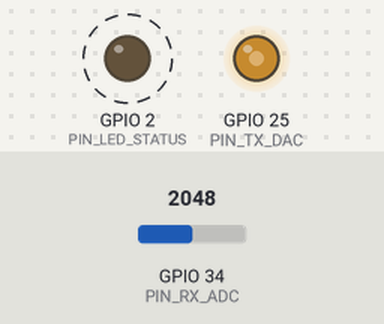
A sketch run on a simulated ESP32. Parts: output pins drawn as LEDs (lit = HIGH). Dashed ring = blinking. The inputs (shaded band) are chosen by the test bench; at power-on: GPIO 34 (PIN_RX_ADC) = 2048 (analog values on the 0–4095 scale). What the sketch prints to the serial monitor is not drawn.

Above: at 1.5 s.
Timing chart, 0 to 5.6 s (numbered marks = the images above):
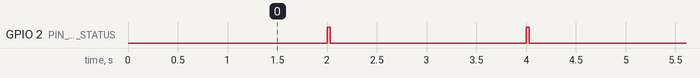

Measured:
- by itself, GPIO 2 (PIN_LED_STATUS): alternates HIGH for 0.03 s and LOW for 2.0 s

The sketch:

radar_graficas.ino
```cpp
/*
 * Radar Acustico Monostatico - ESP32 (Modo Graficas)
 * Este programa envia tramas JSON con los datos del radar hacia el script
 * test/diagnostico_radar.py para visualizacion en tiempo real.
 */

#include <Arduino.h>
#include "driver/dac.h"
#include "config.h"
#include "dsp_radar.h"

static_assert(N_FFT_PUNTOS >= N_CAPTURA_RX + N_PULSO_TX - 1,
              "la correlacion lineal necesita suficiente zero-padding");

uint8_t dac_pulso_tx[N_PULSO_TX];
float   ref_pulso_tx[N_PULSO_TX];

uint16_t adc_raw_rx[N_CAPTURA_RX];
uint32_t ciclos_us[N_CAPTURA_RX];
float    senal_rx_dc[N_CAPTURA_RX];
float    senal_rx_filtrada[N_CAPTURA_RX];
float    corr_cruda[N_CORRELACION];
float    corr_filtrada[N_CORRELACION];

BiquadBandpass filtro_bp;

unsigned long ultimo_disparo_ms = 0;
unsigned long id_disparo = 0;

void imprimir_array(const char* nombre, const float* valores, int n) {
    Serial.printf(",\"%s\":[", nombre);
    for (int i = 0; i < n; ++i) {
        if (i) Serial.print(',');
        Serial.print(valores[i], 5);
    }
    Serial.print(']');
}

void setup() {
    Serial.begin(VELOCIDAD_SERIAL);
    delay(1000);

    pinMode(PIN_LED_STATUS, OUTPUT);
    digitalWrite(PIN_LED_STATUS, LOW);

    analogReadResolution(12);
    analogSetPinAttenuation(PIN_RX_ADC, ADC_11db);

    dac_output_enable(DAC_CHANNEL_1);
    dac_output_voltage(DAC_CHANNEL_1, 128);

    // inicializa los bloques del pipeline DSP
    dsp_sintetizar_pulso(dac_pulso_tx, ref_pulso_tx, N_PULSO_TX, F0_SONAR_HZ, F1_SONAR_HZ, (float)FS_HZ);
    filtro_bp.init(2000.0f, 2000.0f, (float)FS_HZ);

    Serial.println("Radar Acustico Monostatico - ESP32 (Modo Graficas)");
    Serial.println("Abre el script test/diagnostico_radar.py para ver las senales en vivo.");
}

void loop() {
    // pausa configurada para dar tiempo a transmitir el JSON completo por el puerto serie
    if (millis() - ultimo_disparo_ms < PERIODO_DISPARO_MS) {
        return;
    }
    ultimo_disparo_ms = millis();
    id_disparo++;

    digitalWrite(PIN_LED_STATUS, HIGH);

    // 1. emite el pulso por el DAC y captura el ADC de forma sincronizada
    const unsigned long t_inicio_captura = micros();
    for (int n = 0; n < N_CAPTURA_RX; n++) {
        const unsigned long t = micros();
        ciclos_us[n] = t - t_inicio_captura;

        if (n < N_PULSO_TX) {
            dac_output_voltage(DAC_CHANNEL_1, dac_pulso_tx[n]);
        } else {
            dac_output_voltage(DAC_CHANNEL_1, 128);
        }

        adc_raw_rx[n] = analogRead(PIN_RX_ADC);

        while (micros() - t < TS_US) {
            // espera activa precisa a 100 microsegundos
        }
    }
    const unsigned long captura_us = micros() - t_inicio_captura;
    dac_output_voltage(DAC_CHANNEL_1, 128);
    digitalWrite(PIN_LED_STATUS, LOW);

    const float fs_real = (float)N_CAPTURA_RX * 1000000.0f / (float)captura_us;

    // 2. elimina el offset DC y aplica el filtro pasa banda biquad
    float suma_adc = 0.0f;
    int saturadas = 0;
    for (int n = 0; n < N_CAPTURA_RX; n++) {
        suma_adc += adc_raw_rx[n];
        if (adc_raw_rx[n] == 0 || adc_raw_rx[n] == 4095) {
            saturadas++;
        }
    }
    float media_dc = suma_adc / (float)N_CAPTURA_RX;

    filtro_bp.reset();
    for (int n = 0; n < N_CAPTURA_RX; n++) {
        senal_rx_dc[n] = (float)adc_raw_rx[n] - media_dc;
        senal_rx_filtrada[n] = filtro_bp.process(senal_rx_dc[n]);
    }

    // 3. calcula la correlacion cruzada cruda y filtrada mediante FFT radix-2
    const unsigned long t_dsp_inicio = micros();
    dsp_correlacion_cruzada(senal_rx_dc, N_CAPTURA_RX, ref_pulso_tx, N_PULSO_TX, corr_cruda, N_FFT_PUNTOS);
    dsp_correlacion_cruzada(senal_rx_filtrada, N_CAPTURA_RX, ref_pulso_tx, N_PULSO_TX, corr_filtrada, N_FFT_PUNTOS);
    const unsigned long dsp_us = micros() - t_dsp_inicio;

    // 4. estima el retardo y calcula la distancia
    int m_pico = 0;
    float tof_ms = 0.0f;
    float dist_cm = 0.0f;
    float amp_pico = 0.0f;

    bool detectado = dsp_estimar_distancia(
        corr_filtrada, N_CORRELACION,
        ZONA_CIEGA_MUESTRAS, fs_real, VEL_SONIDO_MS, UMBRAL_CORR_MINIMO,
        m_pico, tof_ms, dist_cm, amp_pico
    );
    const bool fuera_rango = detectado && (dist_cm > MAX_DISTANCIA_CM);
    if (fuera_rango) {
        detectado = false;
    }

    // 5. transmite la trama JSON completa para la interfaz grafica en Python
    Serial.printf("{\"tipo\":\"radar6\",\"id\":%lu,\"fs_nominal\":%d,"
        "\"fs_real\":%.3f,\"captura_us\":%lu,\"dsp_us\":%lu,"
        "\"f0_nominal\":%.1f,\"f1_nominal\":%.1f,\"vel_sonido\":%.1f,"
        "\"zona_ciega\":%d,\"umbral\":%.1f,\"max_distancia_cm\":%.1f,"
        "\"media_adc\":%.2f,\"saturadas\":%d,\"pico\":%d,"
        "\"tof_ms\":%.5f,\"distancia_cm\":%.3f,\"amplitud\":%.3f,"
        "\"detectado\":%s,\"fuera_rango\":%s",
        id_disparo, FS_HZ, fs_real, captura_us, dsp_us,
        F0_SONAR_HZ, F1_SONAR_HZ, VEL_SONIDO_MS, ZONA_CIEGA_MUESTRAS,
        UMBRAL_CORR_MINIMO, MAX_DISTANCIA_CM, media_dc, saturadas, m_pico,
        tof_ms, dist_cm, amp_pico, detectado ? "true" : "false",
        fuera_rango ? "true" : "false");

    imprimir_array("tx", ref_pulso_tx, N_PULSO_TX);
    imprimir_array("rx", senal_rx_dc, N_CAPTURA_RX);
    imprimir_array("rx_filtrada", senal_rx_filtrada, N_CAPTURA_RX);
    imprimir_array("corr", corr_cruda, N_CORRELACION);
    imprimir_array("corr_filtrada", corr_filtrada, N_CORRELACION);

    Serial.print(",\"ciclos_us\":[");
    for (int n = 0; n < N_CAPTURA_RX; ++n) {
        if (n) Serial.print(',');
        Serial.print(ciclos_us[n]);
    }
    Serial.println("]}");
    Serial.flush();
}
```

dsp_radar.cpp
```cpp
#include "dsp_radar.h"
#include <math.h>

void dsp_sintetizar_pulso(uint8_t* dac_out, float* ref_out, int n_puntos, float f0, float f1, float fs) {
    float duracion = (float)n_puntos / fs;
    float k = (f1 - f0) / duracion;  // tasa de barrido chirp en Hz/s

    for (int n = 0; n < n_puntos; n++) {
        float t = (float)n / fs;

        // ventana de Hann para suavizar los extremos del pulso acustico
        float ventana = 0.5f * (1.0f - cosf(2.0f * PI * n / (n_puntos - 1)));

        // fase instantanea del chirp
        float fase = 2.0f * PI * (f0 * t + 0.5f * k * t * t);
        float tono = sinf(fase);
        float senal_modulada = tono * ventana;

        // guarda la referencia normalizada para la correlacion cruzada
        ref_out[n] = senal_modulada;

        // cuantiza a 8 bits (0 a 255) centrada en 128 (1.65 V) para el DAC
        int val_dac = (int)(128.0f + 115.0f * senal_modulada);
        if (val_dac < 0) val_dac = 0;
        if (val_dac > 255) val_dac = 255;
        dac_out[n] = (uint8_t)val_dac;
    }
}

void dsp_fft_radix2(Complex* X, int N, bool es_inversa) {
    // 1. reordena por inversion de bits (bit-reversal)
    int j = 0;
    for (int i = 0; i < N - 1; i++) {
        if (i < j) {
            Complex temp = X[i];
            X[i] = X[j];
            X[j] = temp;
        }
        int k = N >> 1;
        while (k <= j) {
            j -= k;
            k >>= 1;
        }
        j += k;
    }

    // 2. calcula las mariposas de Cooley-Tukey por etapas
    for (int len = 2; len <= N; len <<= 1) {
        float angulo = 2.0f * PI / len * (es_inversa ? 1.0f : -1.0f);
        Complex wlen(cosf(angulo), sinf(angulo));
        int mitad = len >> 1;

        for (int i = 0; i < N; i += len) {
            Complex w(1.0f, 0.0f);
            for (int k = 0; k < mitad; k++) {
                Complex u = X[i + k];
                Complex v = X[i + k + mitad] * w;
                X[i + k] = u + v;
                X[i + k + mitad] = u - v;
                w = w * wlen;
            }
        }
    }

    // 3. normaliza por 1/N si es la transformada inversa
    if (es_inversa) {
        float inv_N = 1.0f / (float)N;
        for (int i = 0; i < N; i++) {
            X[i].real *= inv_N;
            X[i].imag *= inv_N;
        }
    }
}

// buffers estaticos en memoria SRAM para evitar fragmentacion
static Complex buf_fft_rx[N_FFT_PUNTOS];
static Complex buf_fft_tx[N_FFT_PUNTOS];
static Complex buf_fft_prod[N_FFT_PUNTOS];

void dsp_correlacion_cruzada(
    const float* senal_rx, int n_rx,
    const float* senal_tx, int n_tx,
    float* r_out, int n_fft
) {
    // 1. carga la señal Rx rellenando con ceros hasta 512 puntos
    for (int i = 0; i < n_fft; i++) {
        buf_fft_rx[i] = (i < n_rx) ? Complex(senal_rx[i], 0.0f) : Complex(0.0f, 0.0f);
    }

    // 2. carga la señal Tx de referencia rellenando con ceros
    for (int i = 0; i < n_fft; i++) {
        buf_fft_tx[i] = (i < n_tx) ? Complex(senal_tx[i], 0.0f) : Complex(0.0f, 0.0f);
    }

    // 3. calcula la FFT directa de ambas señales
    dsp_fft_radix2(buf_fft_rx, n_fft, false);
    dsp_fft_radix2(buf_fft_tx, n_fft, false);

    // 4. multiplica en frecuencia: FFT(Rx) * conj(FFT(Tx))
    for (int k = 0; k < n_fft; k++) {
        buf_fft_prod[k] = buf_fft_rx[k] * buf_fft_tx[k].conj();
    }

    // 5. aplica la IFFT para obtener la correlacion en el dominio temporal
    dsp_fft_radix2(buf_fft_prod, n_fft, true);

    // 6. extrae unicamente las muestras lineales validas
    int n_validas = n_rx - n_tx + 1;
    for (int m = 0; m < n_validas; m++) {
        r_out[m] = buf_fft_prod[m].real;
    }
}

void BiquadBandpass::init(float f_centro, float ancho_banda, float fs) {
    float q = f_centro / ancho_banda;
    float w0 = 2.0f * PI * f_centro / fs;
    float alpha = sinf(w0) / (2.0f * q);
    float a0 = 1.0f + alpha;

    b0 = alpha / a0;
    b2 = -alpha / a0;
    a1 = -2.0f * cosf(w0) / a0;
    a2 = (1.0f - alpha) / a0;

    reset();
}

void BiquadBandpass::reset() {
    x1 = 0.0f;
    x2 = 0.0f;
    y1 = 0.0f;
    y2 = 0.0f;
}

float BiquadBandpass::process(float x) {
    float y = b0 * x + b2 * x2 - a1 * y1 - a2 * y2;
    x2 = x1;
    x1 = x;
    y2 = y1;
    y1 = y;
    return y;
}

bool dsp_estimar_distancia(
    const float* R, int n_corr,
    int zona_ciega, float fs, float vel_sonido,
    float umbral_min,
    int& m_pico, float& tau_ms, float& dist_cm, float& amp_pico
) {
    if (zona_ciega >= n_corr) return false;

    float max_val = -1e9f;
    int idx_max = -1;

    // busca el pico maximo despues de la zona ciega
    for (int m = zona_ciega; m < n_corr; m++) {
        float val = fabsf(R[m]);
        if (val > max_val) {
            max_val = val;
            idx_max = m;
        }
    }

    amp_pico = max_val;
    m_pico = idx_max;

    // comprueba si supera el umbral minimo de eco
    if (idx_max < 0 || max_val < umbral_min) {
        tau_ms = 0.0f;
        dist_cm = 0.0f;
        return false;
    }

    // tiempo de vuelo: tau = m_pico / fs
    tau_ms = ((float)m_pico / fs) * 1000.0f;

    // distancia monostatica: d = (vs * tau) / 2
    float dist_metros = (vel_sonido * ((float)m_pico / fs)) / 2.0f;
    dist_cm = dist_metros * 100.0f;

    return true;
}
```

dsp_radar.h
```cpp
#ifndef DSP_RADAR_H
#define DSP_RADAR_H

#include "config.h"
#include <stdint.h>
#include <math.h>

#ifndef PI
#define PI 3.14159265358979323846f
#endif

// Representa numeros complejos para el calculo de la FFT
struct Complex {
    float real;
    float imag;

    Complex() : real(0.0f), imag(0.0f) {}
    Complex(float r, float i) : real(r), imag(i) {}

    inline Complex operator+(const Complex& b) const {
        return Complex(real + b.real, imag + b.imag);
    }
    inline Complex operator-(const Complex& b) const {
        return Complex(real - b.real, imag - b.imag);
    }
    inline Complex operator*(const Complex& b) const {
        return Complex(real * b.real - imag * b.imag, real * b.imag + imag * b.real);
    }
    inline Complex conj() const {
        return Complex(real, -imag);
    }
};

// Filtro digital pasa banda IIR biquad de 2do orden para limpiar la señal del microfono
struct BiquadBandpass {
    float b0, b2, a1, a2;
    float x1, x2, y1, y2;

    void init(float f_centro = 2000.0f, float ancho_banda = 2000.0f, float fs = 10000.0f);
    float process(float x);
    void reset();
};

// Sintetiza el pulso chirp lineal con ventana Hann en memoria
void dsp_sintetizar_pulso(uint8_t* dac_out, float* ref_out, int n_puntos, float f0, float f1, float fs);

// Ejecuta la FFT directa o inversa usando el algoritmo Cooley-Tukey radix-2
void dsp_fft_radix2(Complex* X, int N, bool es_inversa = false);

// Calcula la correlacion cruzada lineal en frecuencia usando FFT con zero-padding
void dsp_correlacion_cruzada(
    const float* senal_rx, int n_rx,
    const float* senal_tx, int n_tx,
    float* r_out, int n_fft
);

// Busca el pico maximo fuera de la zona ciega y calcula el tiempo de vuelo y distancia
bool dsp_estimar_distancia(
    const float* R, int n_corr,
    int zona_ciega, float fs, float vel_sonido,
    float umbral_min,
    int& m_pico, float& tau_ms, float& dist_cm, float& amp_pico
);

#endif // DSP_RADAR_H
```

config.h
```cpp
#ifndef CONFIG_H
#define CONFIG_H

#include <stdint.h>

// Asignacion de pines en el ESP32
#define PIN_TX_DAC          25  // salida dac1 hacia el amplificador PAM8403
#define PIN_RX_ADC          34  // entrada adc1 conectada al microfono MAX4466
#define PIN_LED_STATUS       2  // led azul integrado en la placa

// Parametros acusticos del pulso
#define FS_HZ               10000       // frecuencia de muestreo nominal de 10 kHz (Ts = 100 us)
#define TS_US               (1000000 / FS_HZ)

#define F0_SONAR_HZ         1000.0f     // frecuencia inicial del barrido chirp
#define F1_SONAR_HZ         3000.0f     // frecuencia final del barrido chirp
#define VEL_SONIDO_MS       343.0f      // velocidad del sonido en el aire a 20 grados Celsius

// Dimensiones de memoria y FFT
#define N_PULSO_TX          32          // 32 muestras transmitidas (3.2 ms)
#define N_CAPTURA_RX        256         // 256 muestras capturadas (25.6 ms, ~4.3 metros maximo)
#define N_FFT_PUNTOS        512         // zero-padding para la fft radix-2 (512 >= 256 + 32 - 1)
#define N_CORRELACION       (N_CAPTURA_RX - N_PULSO_TX + 1) // 225 puntos de correlacion lineal

// Zona ciega y limites de deteccion
#define ZONA_CIEGA_MUESTRAS 22          // ignora las primeras 22 muestras (38 cm) para tapar el sonido directo del parlante
#define UMBRAL_CORR_MINIMO  500.0f      // nivel minimo de correlacion para validar un eco
#define MAX_DISTANCIA_CM    250.0f      // alcance maximo util del radar

// Configuracion de ejecucion
#define PERIODO_DISPARO_MS  2000        // 2000 ms para dar tiempo a transmitir el JSON completo a 115200 baudios
#define VELOCIDAD_SERIAL    115200      // baudios para el puerto serie

#endif // CONFIG_H
```
